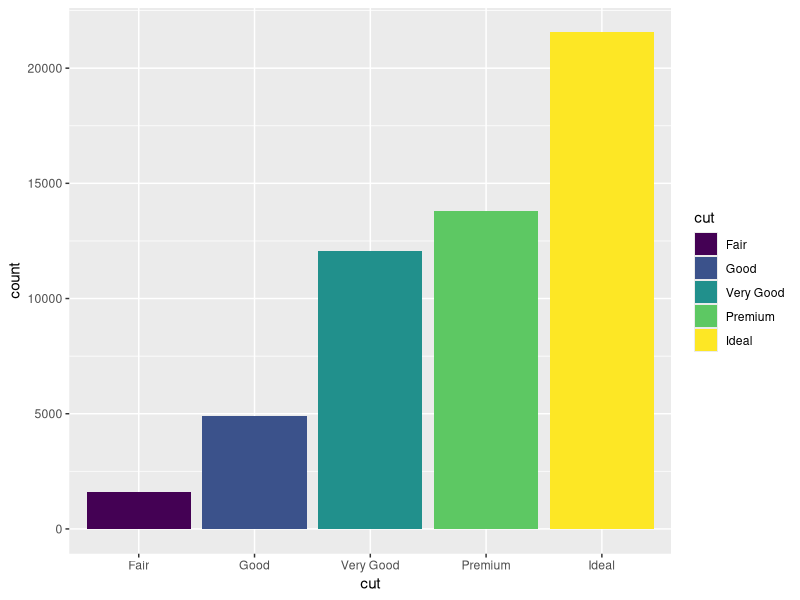
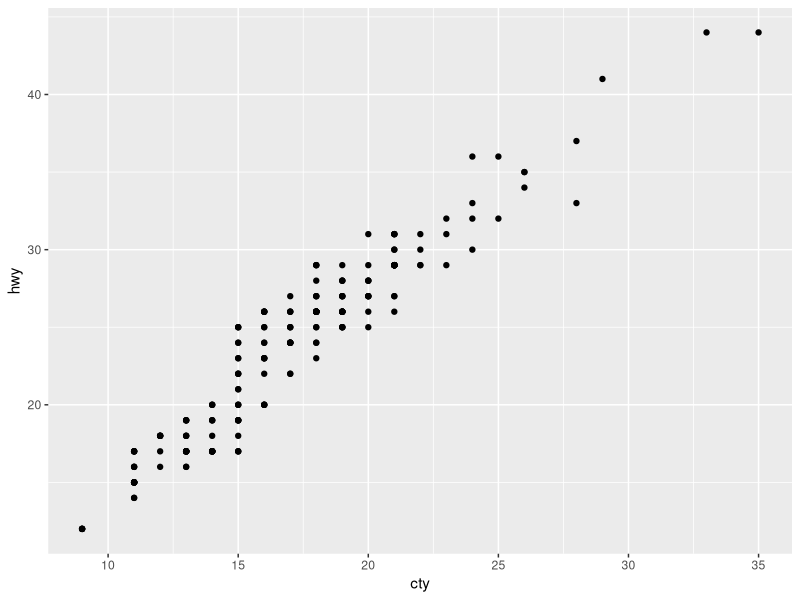
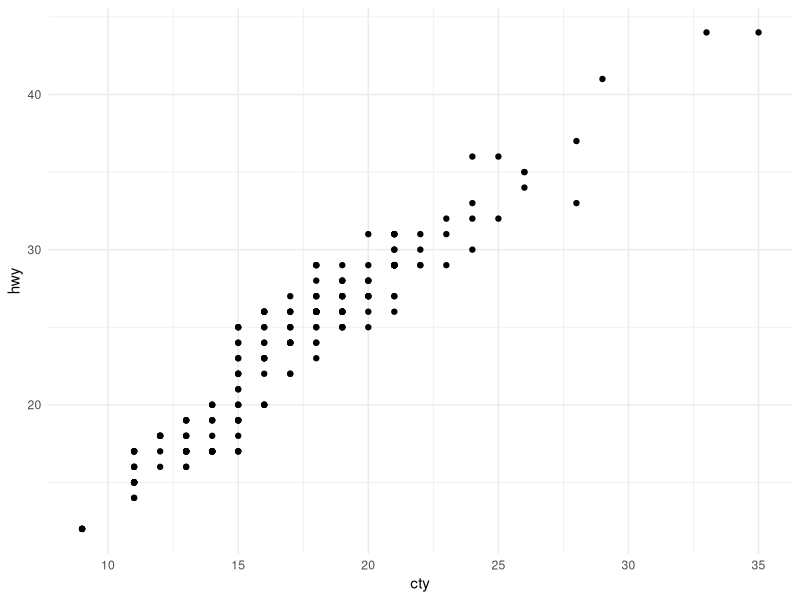
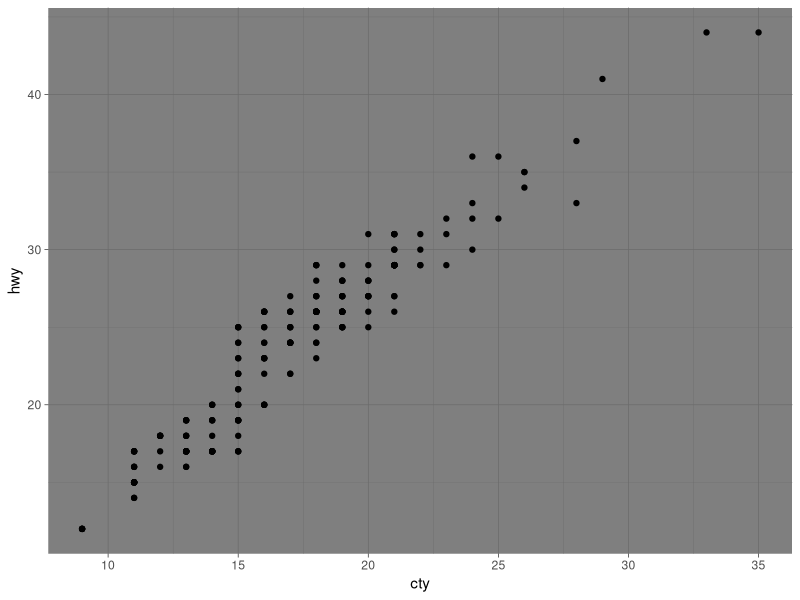
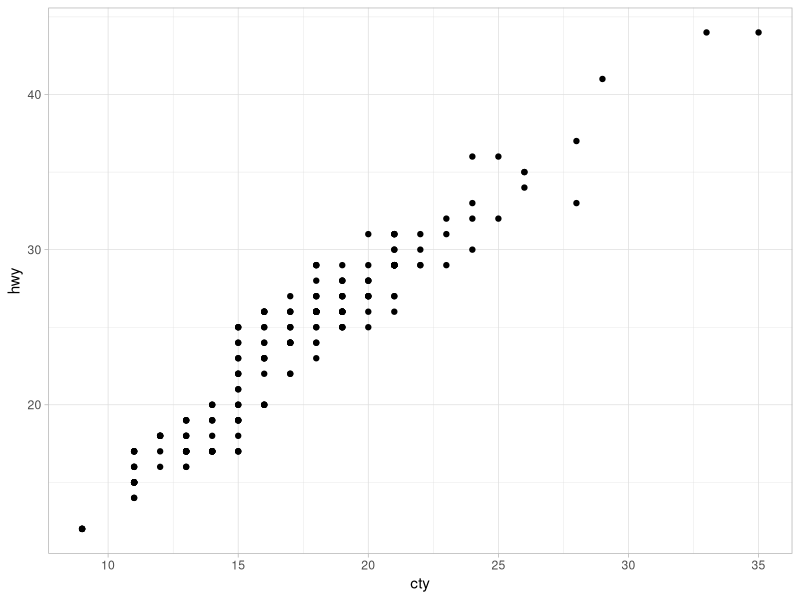
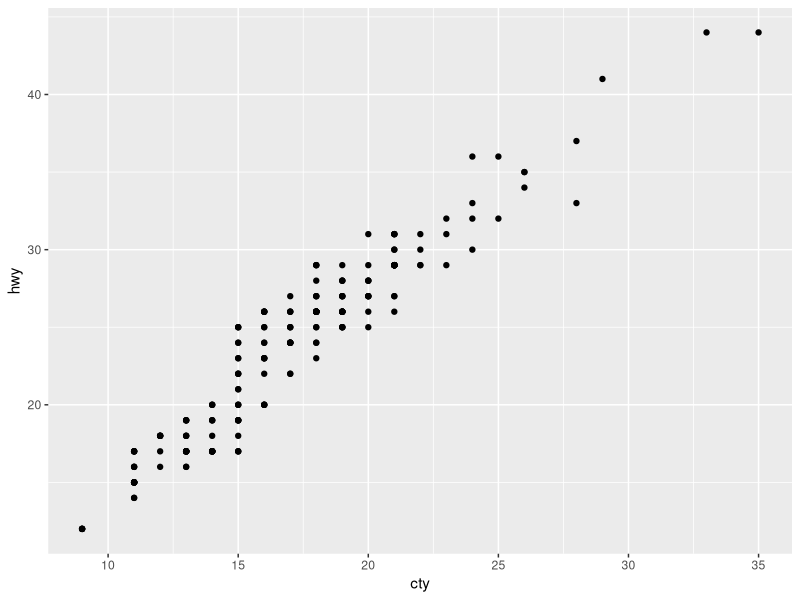
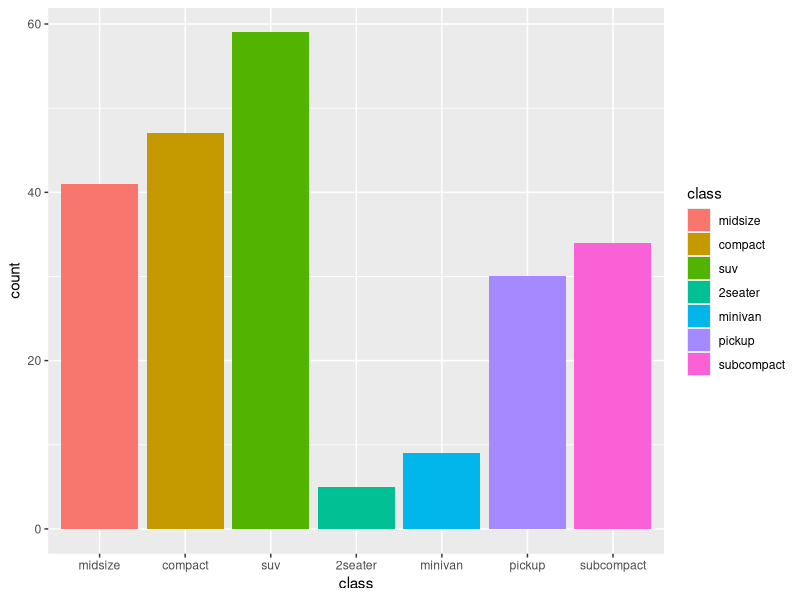
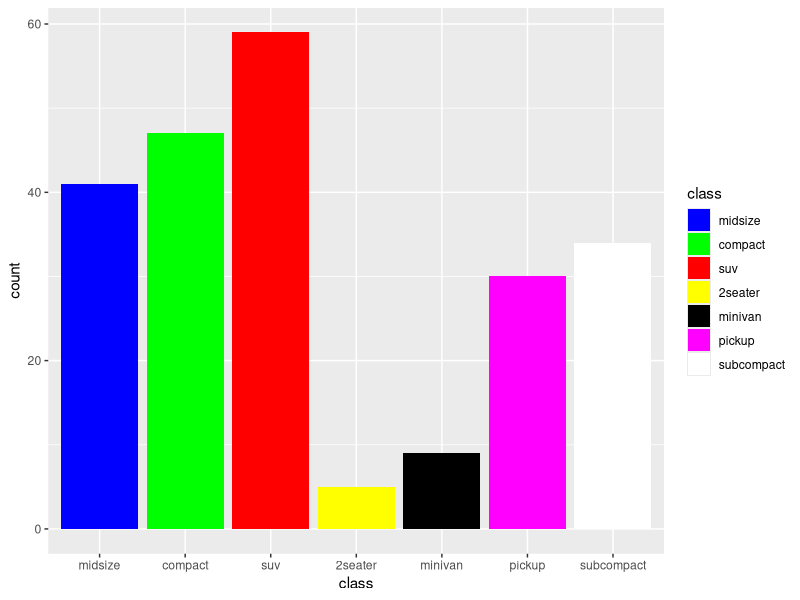

Recreate these plots in R, in order.
## ---- chunk 1
local({
  r <- getOption("repos")
  r["CRAN"] <- "https://cran.rapporter.net//"
  options(repos = r)
})
## ---- chunk 2
library(data.table)
library(ggplot2)
## ---- chunk 3
mpg <- unique(as.data.table(mpg))
## ---- chunk 4
print(file.path("~", "my-code-files", "my-homework.R"))
## ---- chunk 5
ggplot(data = ggplot2::diamonds) +
    geom_bar(
        mapping = aes(x = cut, fill = cut),
        stat = "count",  # this is the default, not necessary in reality
        position = position_identity()  # not necessary in reality
    ) +
    coord_cartesian() +  # not necessary in reality
    facet_grid() # not necessary in reality
## ---- chunk 6
ggplot(data = mpg) +
    geom_point(mapping = aes(x = cty, y = hwy))
## ---- chunk 7
ggplot(data = mpg) +
    geom_point(mapping = aes(x = cty, y = hwy)) +
    theme_minimal()
## ---- chunk 8
ggplot(data = mpg) +
    geom_point(mapping = aes(x = cty, y = hwy)) +
    theme_dark()
## ---- chunk 9
ggplot(data = mpg) +
    geom_point(mapping = aes(x = cty, y = hwy)) +
    theme_light()
## ---- chunk 10
ggplot(data = mpg) +
    geom_point(mapping = aes(x = cty, y = hwy)) +
    theme_gray()
## ---- chunk 11
# mpg <- as.data.table(unique(ggplot2::mpg))

mpg[, class := factor(class, levels = c("midsize", "compact", "suv", "2seater", "minivan", 
"pickup", "subcompact"))]

ggplot(data = mpg) +
    geom_bar(mapping = aes(x = class, fill = class))

ggplot(data = mpg) +
    geom_bar(mapping = aes(x = class, fill = class)) +
    scale_fill_manual(values = c("blue", "green", "red", "yellow", "black", "magenta", "white"))

ggplot(data = mpg) +
    geom_bar(mapping = aes(x = class, fill = class)) +
    scale_fill_brewer(palette = "YlOrRd")
## ---- chunk 12
install.packages("patchwork")
library(patchwork)
## ---- chunk 13
p1 <- ggplot(mpg) + geom_bar(aes(x = class, fill = class)) + scale_fill_brewer(palette = "YlOrRd") + coord_flip()
p2 <- ggplot(mpg) + geom_bar(aes(x = class, fill = class)) + scale_fill_brewer(palette = "Blues") + coord_flip()

p1 + p2

p3 <- ggplot(mpg) + geom_bar(aes(x = class, fill = class)) + scale_fill_brewer(palette = "Accent")

(p1 | p2) /
 p3 + plot_annotation(title = 'Three plots, one title. Wow.')
## ---- chunk 14
setPlotAesthetics <- function(palette, title, ylimmax) {
    list(scale_color_brewer(palette = palette),
         ggtitle(title),
         coord_cartesian(ylim = c(0, ylimmax))
    )
}

ggplot(mpg) +
    geom_bar(aes(x = class, fill = class)) +
    setPlotAesthetics(3, "Not bad either!", 120)
## ---- chunk 15
p <- ggplot(mpg, aes(hwy)) +
      geom_histogram()

pg <- ggplot_build(p)

head(pg$data[[1]])
